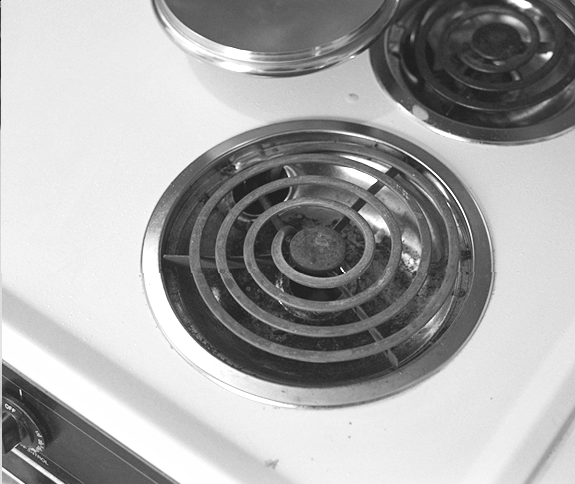
#> input picture hw2_release/images/objects/103.pgm, 575 x 484 px
$ python -i panorama_his.py   (imports and definitions only)
#> lines starting #> are read from the running program, lines starting #| are printed output that depends on the picture
#> further down, picture is the input picture: shape (484, 575); min 10, max 255, mean 166.7
import numpy as np
from skimage import filters
from skimage.util.shape import view_as_blocks
from scipy.spatial.distance import cdist
from scipy.ndimage.filters import convolve
import random
from utils import pad, unpad

def harris_corners(img, window_size=3, k=0.04):
    """
    Compute Harris corner response map. Follow the math equation
    R=Det(M)-k(Trace(M)^2).

    Hint:
        You may use the function scipy.ndimage.filters.convolve,
        which is already imported above

    Args:
        img: Grayscale image of shape (H, W)
        window_size: size of the window function
        k: sensitivity parameter

    Returns:
        response: Harris response image of shape (H, W)
    """
#> called with window_size = 3, k = 0.04

    H, W = img.shape
#> H = 484; W = 575
    window = np.ones((window_size, window_size))

    response = np.zeros((H, W))

    dx = filters.sobel_v(img)
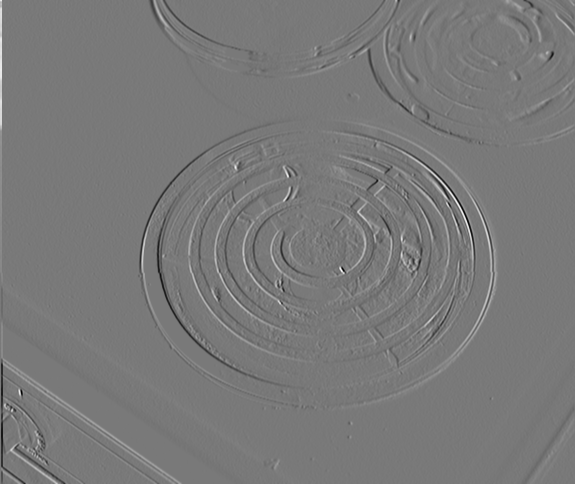
#> dx: shape (484, 575) float64; min -0.784, max 0.862, mean 3.64e-06; drawn with min black and max white
    dy = filters.sobel_h(img)
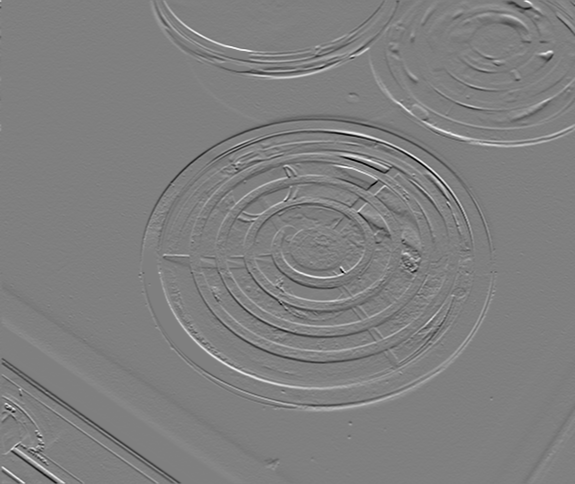
#> dy: shape (484, 575) float64; min -0.729, max 0.726, mean 0.00111; drawn with min black and max white
    ### YOUR CODE HERE
    dx2 = dx * dx
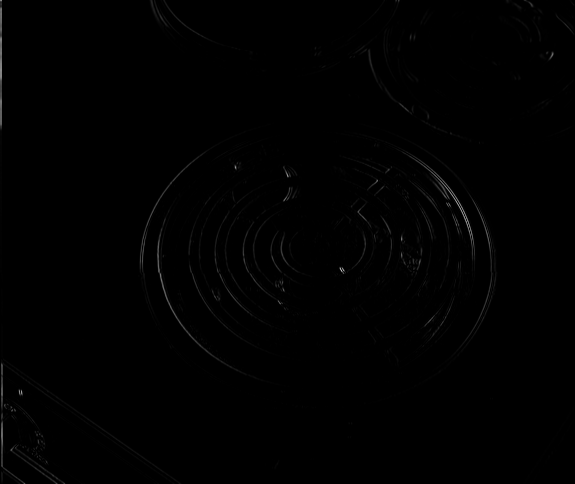
#> dx2: shape (484, 575) float64; min 0, max 0.743, mean 0.00418
    dy2 = dy * dy
    dxy = dx * dy
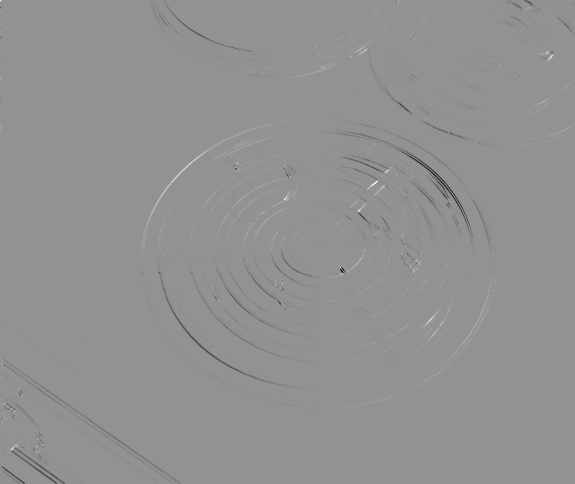
#> dxy: shape (484, 575) float64; min -0.447, max 0.332, mean -0.00117; drawn with min black and max white
    dx2 = convolve(dx2, window)
    dy2 = convolve(dy2, window)
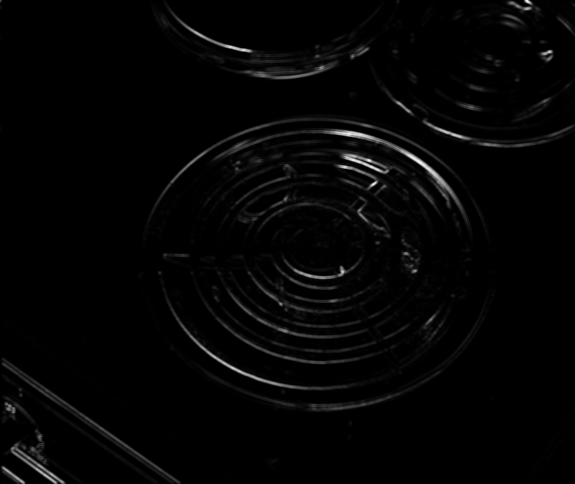
#> dy2: shape (484, 575) float64; min 0, max 2.39, mean 0.0444; drawn with min black and max white
    dxy = convolve(dxy, window)
    for i in range(H):
        for j in range(W):
            M = np.zeros([2, 2])
            M[0, 0] = dx2[i, j]
            M[0, 1] = dxy[i, j]
            M[1, 0] = M[0, 1]
            M[1, 1] = dy2[i, j]
            response[i, j] = np.linalg.det(M) - k * (np.trace(M) ** 2)
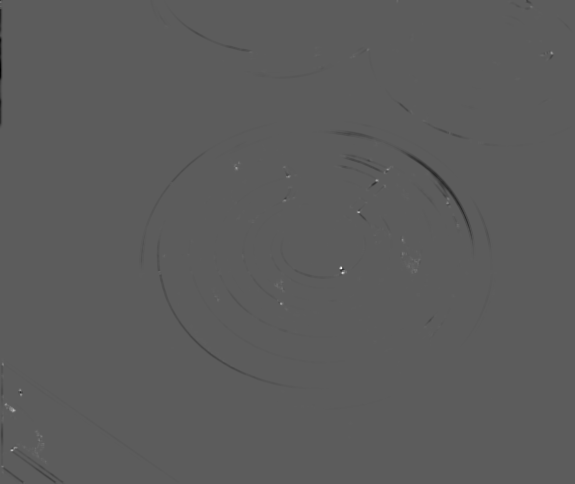
#> response: shape (484, 575) float64; min -0.919, max 1.61, mean -0.00196; drawn with min black and max white
    pass
    ### END YOUR CODE

    return response


# [238 lines left out: functions simple_descriptor, describe_keypoints, match_descriptors, fit_affine_matrix, ransac, hog_descriptor, not called in this run]

>>> import cv2
>>> picture = cv2.imread('../hw2_release/images/objects/103.pgm', cv2.IMREAD_GRAYSCALE)
>>> result = harris_corners(picture)

$ run again, on hw2_release/images/objects/104.pgm
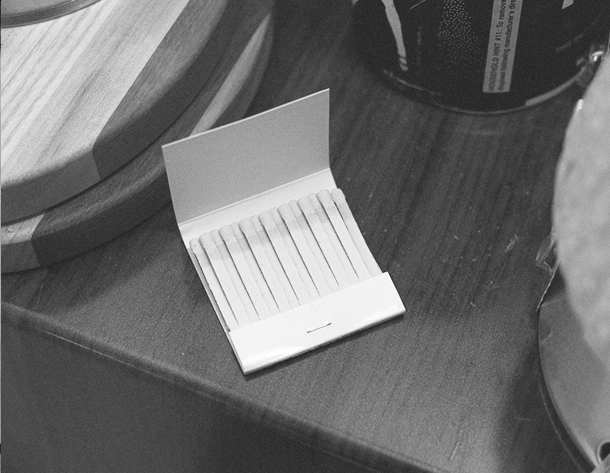
#> input picture hw2_release/images/objects/104.pgm, 610 x 473 px
#> picture is the input picture: shape (473, 610); min 10, max 255, mean 108.8
#> in harris_corners, `dxy = dx * dy`:
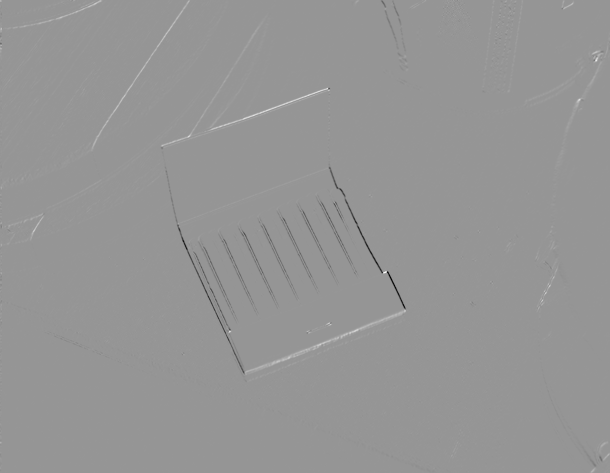
#> dxy: shape (473, 610) float64; min -0.252, max 0.177, mean -7.84e-05; drawn with min black and max white
#> in harris_corners, `dx2 = convolve(dx2, window)`:
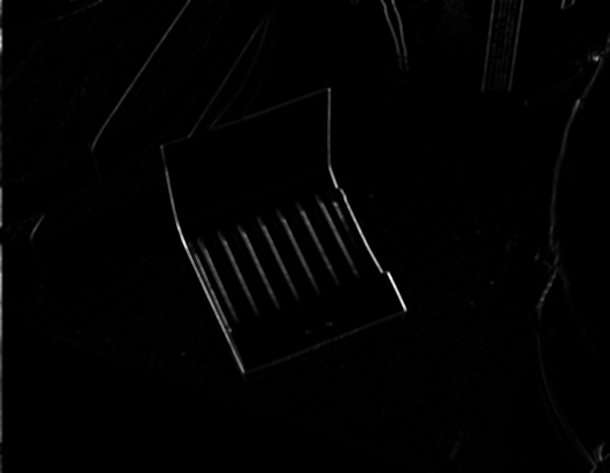
#> dx2: shape (473, 610) float64; min 7.69e-06, max 2.44, mean 0.0248; drawn with min black and max white

$ run again, on hw2_release/images/objects/109.pgm
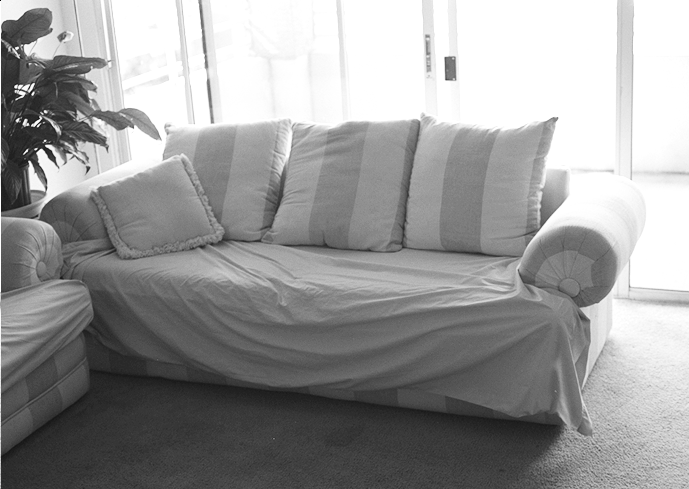
#> input picture hw2_release/images/objects/109.pgm, 689 x 489 px
#> picture is the input picture: shape (489, 689); min 10, max 255, mean 153.4
#> in harris_corners, `dx2 = dx * dx`:
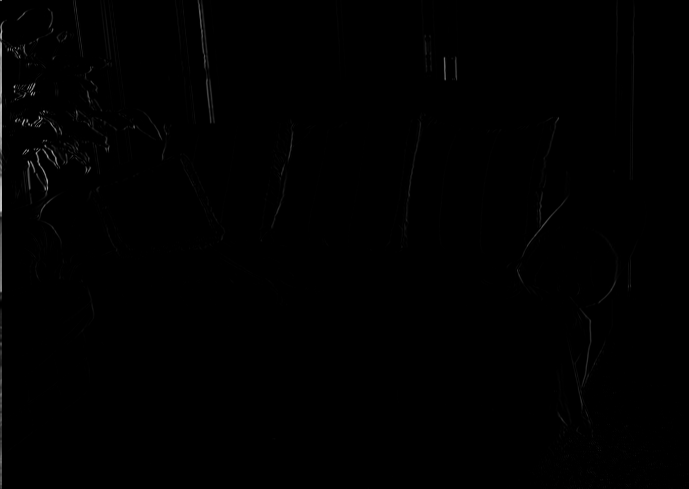
#> dx2: shape (489, 689) float64; min 0, max 0.782, mean 0.00357
#> in harris_corners, `dxy = dx * dy`:
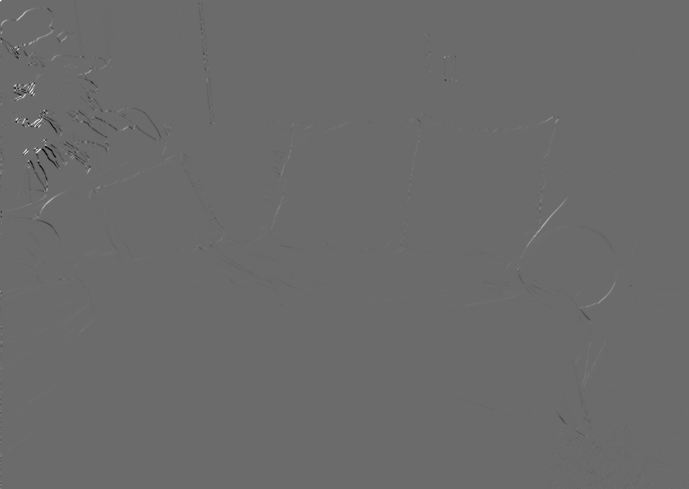
#> dxy: shape (489, 689) float64; min -0.354, max 0.487, mean -5.76e-05; drawn with min black and max white

$ run again, on hw2_release/images/objects/111.pgm
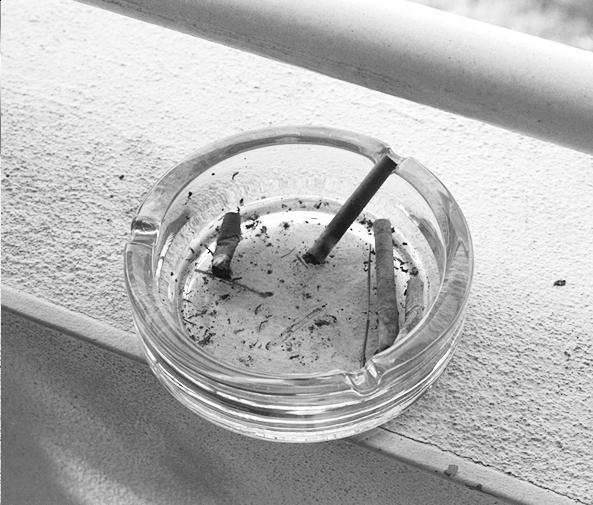
#> input picture hw2_release/images/objects/111.pgm, 593 x 505 px
#> picture is the input picture: shape (505, 593); min 10, max 255, mean 179.6
#> in harris_corners, `dy2 = convolve(dy2, window)`:
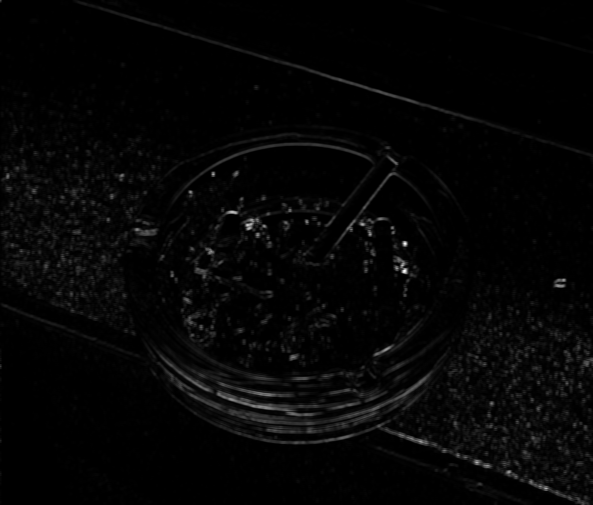
#> dy2: shape (505, 593) float64; min 0, max 3.76, mean 0.0858; drawn with min black and max white
#> after the loop in harris_corners, `for i in range(H):`:
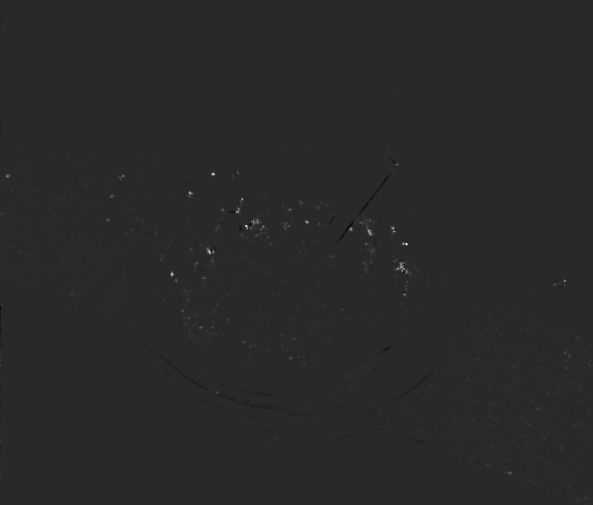
#> response: shape (505, 593) float64; min -0.603, max 3.09, mean 0.00264; drawn with min black and max white
